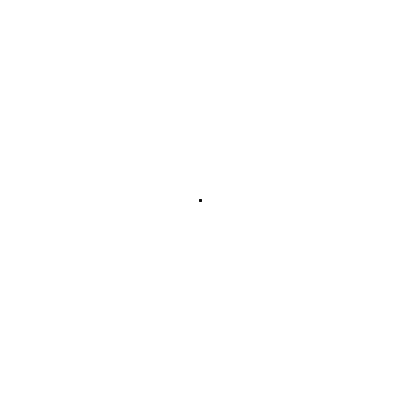
Frame 1 (no input)
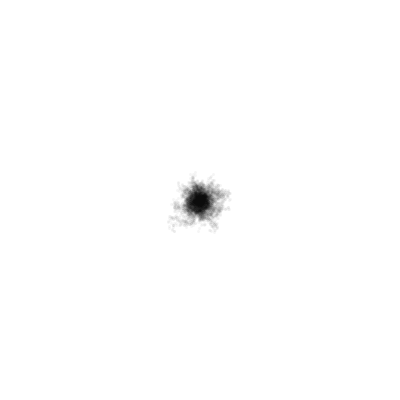
Frame 60 (the mouse pressed at the canvas centre just before this capture)
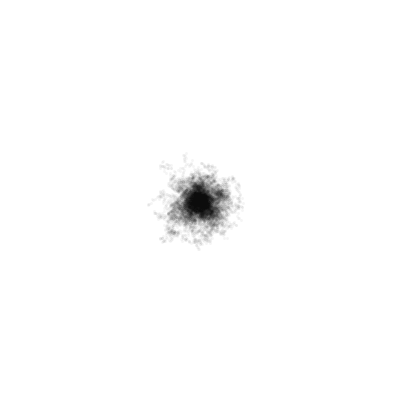
Frame 120 (the mouse held since frame 60 and released just before this capture)

The Processing sketch that drew these frames (run headless with seeded random() and noise(); from frame 60 on, the mouse is pressed at the canvas centre):

// Processing sketch: T2_Bs4
// ── T2_Bs4.pde
// T2. Lab 2. DMP - KP_S26
// Martinez
// Back to Basics. Basic Shapes Example 4. A random walker

Walker[] points = new Walker[100];
void setup() {
  size (400, 400);
  background(255);
  for (int i=0; i<points.length; i++) {
    points[i] = new Walker(width/2, height/2);
  }
}

void draw() {
   // background(255);

  for (int i=0; i<points.length; i++) {

    points[i].display();
    points[i].update();
  }
}

// ── Walker.pde
class Walker {
  float x, y;
  Walker(float _x, float _y) {
    x = _x;
    y =_y;
  }

  void display() {
    strokeWeight(3);
    stroke(0,10);
       // stroke(0);

    point(x, y);
  }
  void update() {
    x += random(-3, 3);
    y += random(-3, 3);
  }
}
